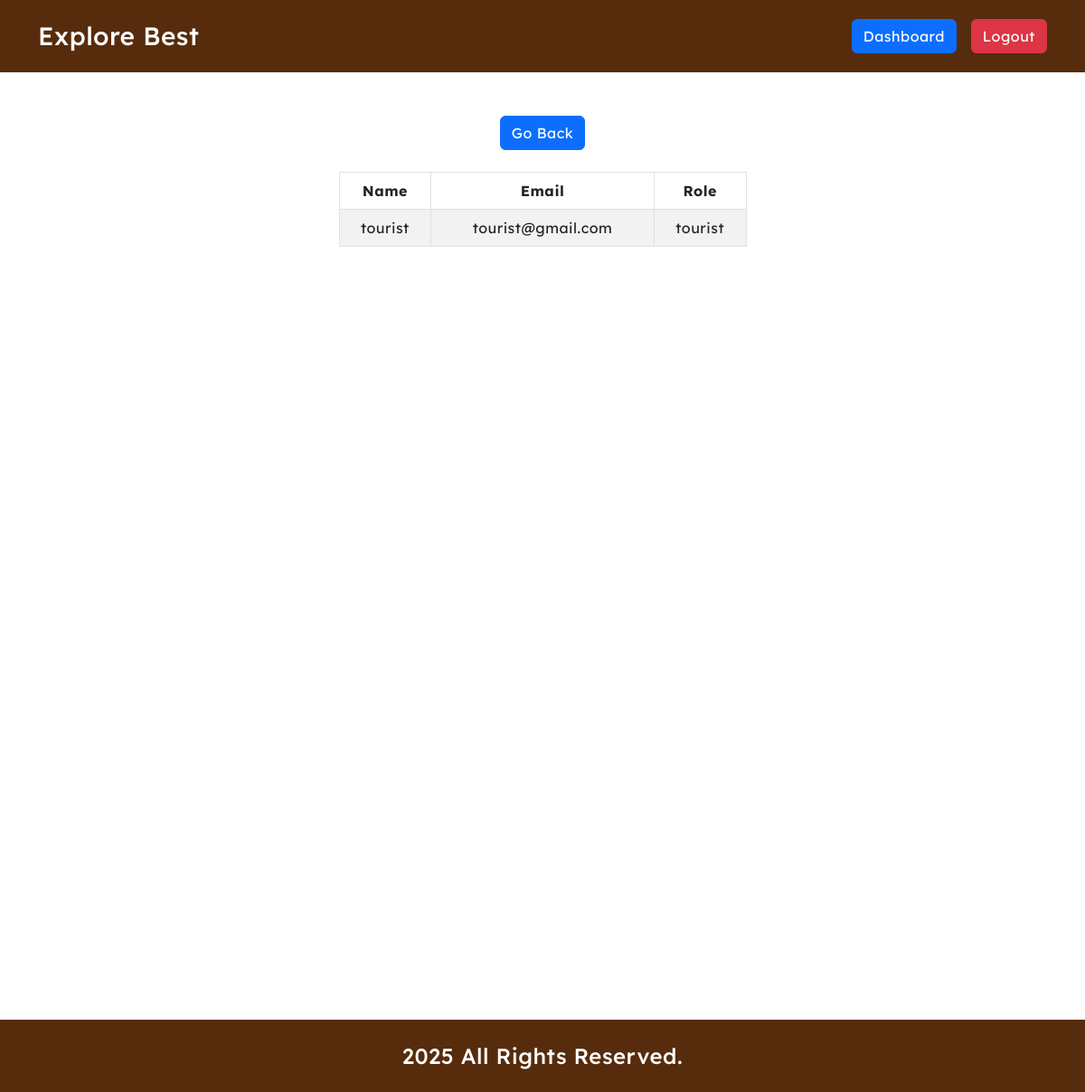
The app's page /admin_all_users.php (signed in), older data.
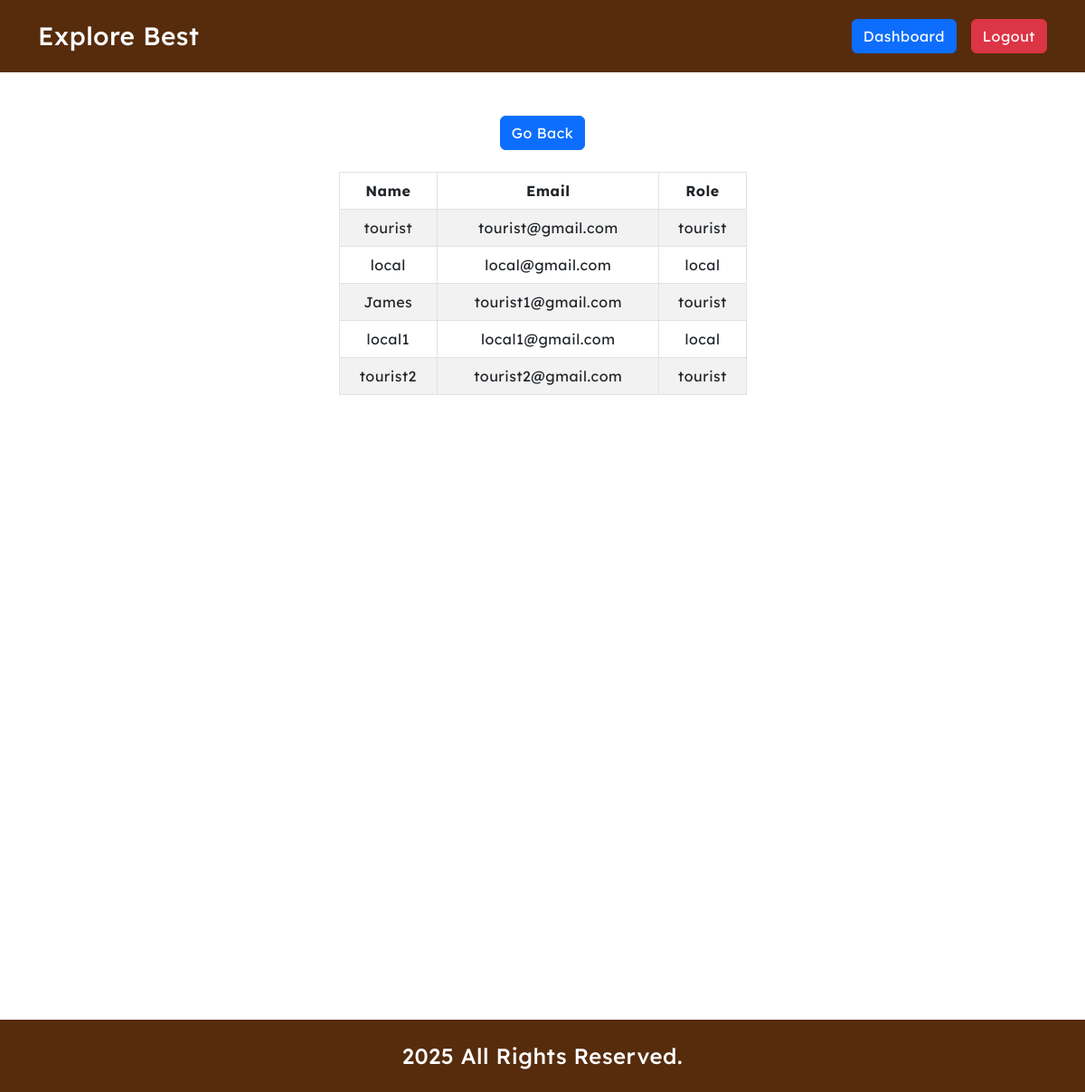
The same page, newer data.
### tables this page shows
CREATE TABLE `users` (
  `id` int(11) NOT NULL,
  `username` varchar(255) NOT NULL,
  `email` varchar(255) NOT NULL,
  `password` text NOT NULL,
  `role` enum('admin','tourist','local') NOT NULL DEFAULT 'tourist',
  `status` enum('0','1') NOT NULL DEFAULT '1'
);

### admin_all_users.php (the view, shortened to what this page needs)
<?php
require_once 'core/database.php';
?>
<!DOCTYPE html>
<html lang="en">
<head>
    <?php include_once "includes/external_css.php"; ?>
</head>
<body id="adminDashboard">
    <?php include_once "includes/header.php"; ?>
    <main>
        <div class="container my-5">
            <div class="row">
                <div class="col-12">
                    <div class="btn_wrapper d-flex justify-content-center gap-2">
                        <a href="./adminDashboard.php" class="btn btn-primary">Go Back</a>
                    </div>
                </div>
            </div>
            <div class="row mt-4">
                <div class="col-12 col-md-5 mx-auto">
                    <table id="users-table"
                        class="table table-bordered table-striped table-responsive text-center align-middle">
                        <thead>
                            <tr>
                                <th class="text-center">Name</th>
                                <th class="text-center">Email</th>
                                <th class="text-center">Role</th>
                            </tr>
                        </thead>
                        <tbody>
                            <?php
                            $users__Q = $db->query("CALL `get_all_users`()");
                            if ($users__Q->num_rows > 0):
                                while ($type = $users__Q->fetch_object()): ?>
                                    <tr>
                                        <td><?= $type->username ?></td>
                                        <td><?= $type->email ?></td>
                                        <td><?= $type->role ?></td>
                                    </tr>
                                    <?php
                                endwhile;
                            endif;
                            ?>
                        </tbody>
                    </table>
                </div>
            </div>
        </div>
    </main>
    <?php include_once "includes/footer.php"; ?>
</body>
</html>

Row changes from the older to the newer data that the page shows:
added users: username "local", email "local@gmail.com", role "local"
added users: username "James", email "tourist1@gmail.com", role "tourist"
added users: username "local1", email "local1@gmail.com", role "local"
added users: username "tourist2", email "tourist2@gmail.com", role "tourist"
